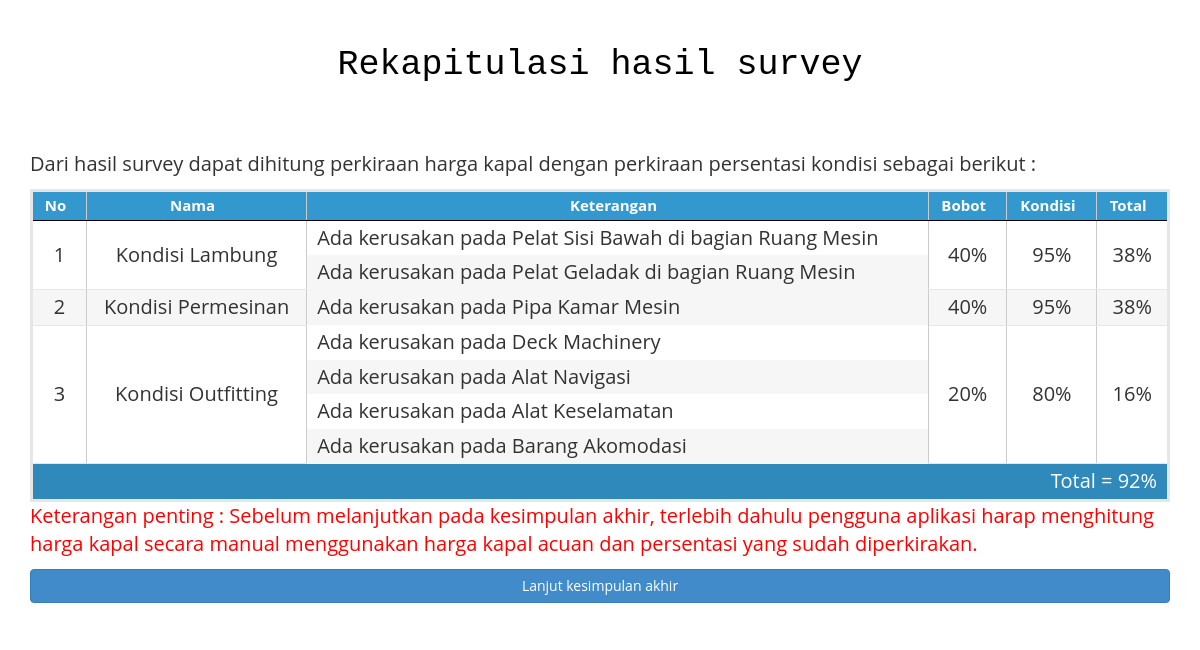
Screenshot of /home/rekapitulasi_hasil_survey with the database file from the repository.
### tables this page shows
CREATE TABLE `survey_lambung_kapal` (
  `id` int(11) NOT NULL AUTO_INCREMENT,
  `pelat` varchar(255) DEFAULT NULL,
  `nama_bagian` varchar(255) DEFAULT NULL,
  `tebal` float DEFAULT NULL,
  `depresiasi` varchar(255) DEFAULT NULL,
  PRIMARY KEY (`id`)
);

CREATE TABLE `survey_permesinan_kapal` (
  `id` int(11) NOT NULL,
  `Bagian_Permesinan` varchar(20) NOT NULL,
  `Nama_Permesinan` varchar(50) NOT NULL,
  `Kondisi_Permesinan` varchar(100) NOT NULL,
  `Depresiasi_Permesinan` varchar(20) NOT NULL,
  PRIMARY KEY (`id`)
);

CREATE TABLE `survey_outfitting_kapal` (
  `id` int(11) NOT NULL,
  `Nama_Outfitting` varchar(50) NOT NULL,
  `Bagian_Outfitting` varchar(50) NOT NULL,
  `Kondisi_Outfitting` varchar(100) NOT NULL,
  `Depresiasi_Outfitting` varchar(20) NOT NULL,
  PRIMARY KEY (`id`)
);

### application/controllers/home.php (called while the page is built, shortened)
<?php
class Home extends CI_Controller {
	public function rekapitulasi_hasil_survey()
	{
		$this->load->view('surveykapal/rekapitulasi_hasil_survey');
	}
}

### index.php (called while the page is built, shortened)
<?php
require_once BASEPATH.'core/CodeIgniter.php';

### application/views/surveykapal/rekapitulasi_hasil_survey.php (the view, shortened to what this page needs)
<!DOCTYPE html>
<html lang="en">
<head>
    <link href="<?php echo base_url(); ?>assets/blocks/css/bootstrap.css" rel="stylesheet">
    <link href="<?php echo base_url(); ?>assets/blocks/css/main.css" rel="stylesheet">
    <link href="<?php echo base_url(); ?>assets/blocks/css/table.css" rel="stylesheet">
</head>
<body style="font-size:20px;">
  	<div class="container">
	<div class="row">
		<div class="col-sm-12 col-lg-12">
			<div class="judul-konten">
				<p>Rekapitulasi hasil survey </p>
			</div>
			<p>Dari hasil survey dapat dihitung perkiraan harga kapal dengan perkiraan persentasi kondisi sebagai berikut :</p>
			  <table class="display">
	          <thead>
	            <tr>
	              <th>No</th>
	              <th>Nama</th>
	              <th>Keterangan</th>
	              <th>Bobot</th>
	              <th>Kondisi</th>
	              <th>Total</th>
	            </tr>
	          </thead>
	          <tbody>
	           <?php
	          	$no=0;
	          	$query = $this->db->get_where('survey_lambung_kapal', array('depresiasi' => "iya"));
				foreach ($query->result() as $row){
					if(++$no%2==1)
						echo "<tr class='odd'>";
					else
						echo "<tr class='even'>";
					if($no==1){
						$this->db->like('depresiasi', 'iya');
						$this->db->from('survey_lambung_kapal');
						$banyak= $this->db->count_all_results();
						echo "<td style='border-bottom: 1px solid #E6E6E6;'' class='center' rowspan='".$banyak."'>1</td>";
						echo "<td style='border-bottom: 1px solid #E6E6E6;'' class='center' rowspan='".$banyak."'>Kondisi Lambung</td>";
						if(strcmp($row->depresiasi, "iya")==0)
							echo "<td>"."Ada kerusakan pada ".$row->pelat." di bagian ".$row->nama_bagian."</td>";
						$total1=15-$banyak;
						if($total1>11){
							$presentase = 95;
						}
						$total1 = $presentase*0.4;
						echo "<td style='border-bottom: 1px solid #E6E6E6;' class='center' rowspan='".$banyak."'>40%</td>";
						echo "<td style='border-bottom: 1px solid #E6E6E6;' class='center' rowspan='".$banyak."'>".round($presentase, 2, PHP_ROUND_HALF_DOWN)."%</td>";
						echo "<td style='border-bottom: 1px solid #E6E6E6;' class='center' rowspan='".$banyak."'>".round($total1, 2, PHP_ROUND_HALF_DOWN)."%</td>";
					}
					else{
						if(strcmp($row->depresiasi, "iya")==0)
							echo "<td>"."Ada kerusakan pada ".$row->pelat." di bagian ".$row->nama_bagian."</td>";
					}}
	          	$no=0;
	          	$query = $this->db->get_where('survey_permesinan_kapal', array('Depresiasi_Permesinan' => "perbaikan"));
	          	foreach ($query->result() as $row){
	          		$no++;
				if($no%2==1)
					echo "<tr class='even'>";
				else
					echo "<tr class='odd'>";
				if($no==1){
					$this->db->like('Depresiasi_Permesinan', 'Perbaikan');
					$this->db->from('survey_permesinan_kapal');
					$banyak = $this->db->count_all_results();
					echo "<td style='border-bottom: 1px solid #E6E6E6;'' class='center' rowspan='".$banyak."'>2</td>";
					echo "<td style='border-bottom: 1px solid #E6E6E6;'' class='center' rowspan='".$banyak."'>Kondisi Permesinan</td>";
					if(strcmp($row->Depresiasi_Permesinan, "perbaikan")==0)
						echo "<td>"."Ada kerusakan pada ".$row->Nama_Permesinan."</td>";
					$total2=13-$banyak;
					if($total2>11){
						$presentase = 95;
					}
					$total2 = $presentase*0.4;
					echo "<td style='border-bottom: 1px solid #E6E6E6;' class='center' rowspan='".$banyak."'>40%</td>";
					echo "<td style='border-bottom: 1px solid #E6E6E6;' class='center' rowspan='".$banyak."'>".round($presentase, 2, PHP_ROUND_HALF_DOWN)."%</td>";
					echo "<td style='border-bottom: 1px solid #E6E6E6;' class='center' rowspan='".$banyak."'>".round($total2, 2, PHP_ROUND_HALF_DOWN)."%</td>";
				}
				else{
					if(strcmp($row->Depresiasi_Permesinan, "perbaikan")==0)
						echo "<td>"."Ada kerusakan pada ".$row->Nama_Permesinan."</td></tr>";
				}}
	          	$no=0;
	          	$query = $this->db->get_where('survey_outfitting_kapal', array('Depresiasi_Outfitting' => "Penggantian"));
				foreach ($query->result() as $row){
				if(++$no%2==1)
					echo "<tr class='odd'>";
				else
					echo "<tr class='even'>";
				if($no==1){
					$this->db->like('Depresiasi_Outfitting', 'Penggantian');
					$this->db->from('survey_outfitting_kapal');
					$banyak= $this->db->count_all_results();
					echo "<td style='border-bottom: 1px solid #E6E6E6;'' class='center' rowspan='".$banyak."'>3</td>";
					echo "<td style='border-bottom: 1px solid #E6E6E6;'' class='center' rowspan='".$banyak."'>Kondisi Outfitting</td>";
					if(strcmp($row->Depresiasi_Outfitting, "Penggantian")==0)
						echo "<td>"."Ada kerusakan pada ".$row->Bagian_Outfitting."</td>";
					$total3=7-$banyak;
					if($total3>5){
						$presentase = 95;
					}
					else if($total3>4){
						$presentase = 90;
					}
					else if($total3>3){
						$presentase = 85;
					}
					else if($total3>1){
						$presentase = 80;
					}
					else if($total3>=0){
						$presentase = 75;
					}
					$total3 = $presentase*0.2;
					echo "<td style='border-bottom: 1px solid #E6E6E6;' class='center' rowspan='".$banyak."'>20%</td>";
					echo "<td style='border-bottom: 1px solid #E6E6E6;' class='center' rowspan='".$banyak."'>".round($presentase, 2, PHP_ROUND_HALF_DOWN)."%</td>";
					echo "<td style='border-bottom: 1px solid #E6E6E6;' class='center' rowspan='".$banyak."'>".round($total3, 2, PHP_ROUND_HALF_DOWN)."%</td></tr>";
				}
				else{
					if(strcmp($row->Depresiasi_Outfitting, "Penggantian")==0)
						echo "<td>"."Ada kerusakan pada ".$row->Bagian_Outfitting."</td></tr>";
				}}
				?>
				<tr>
					<td colspan="6" style="background-color:#2F8ABB;font-size:20px;color:white;text-align:right;">Total = <?php echo round($total1+$total2+$total3, 2, PHP_ROUND_HALF_DOWN)?>%</td>
				</tr>
	          </tbody>
	         </table>
	         <p style="color:red;font-style:strong;">Keterangan penting : Sebelum melanjutkan pada kesimpulan akhir, terlebih dahulu pengguna aplikasi harap menghitung harga kapal secara manual menggunakan harga kapal acuan dan persentasi yang sudah diperkirakan.</p>
			<a href="<?php echo base_url(); ?>home/rekapitulasi_hasil_survey2" class="btn btn-primary col-sm-12" style="margin-bottom:20px;" href="index.html">Lanjut kesimpulan akhir</a>
</body>
</html>

### assets/blocks/css/main.css (style rules this page uses)
body { background:white; font-family: 'Open Sans', sans-serif; }
a { color: #3398CE; text-decoration: none; }

### assets/blocks/css/table.css (style rules this page uses)
body { background-color:white; }
table { border: 3px; border-style: solid; border-color: #E6E6E6; border-radius: 40px; }
table thead tr { background:#3398CE; height: 30px; }
table thead th { border-right: 1px solid #ccc; color: white; font-size: 15px; text-align: center; }
table thead th:last-of-type { border-right: none; }
table tbody { border-top: 1px solid #bbb; border-bottom: 1px solid #bbb; }
table tr.odd { background-color: #fff; }
table tr.even { background-color: #f6f6f6; }
table td { padding: 8px 10px; border-right: 1px solid #ccc; }
.display { width: 100%; }
table.display { margin: 0 auto; clear: both; width: 100%; }
table.display thead th { padding: 3px 18px 3px 10px; border-bottom: 1px solid black; font-weight: bold; cursor: pointer; * cursor: hand; }
table.display td { padding: 3px 10px; }
table.display td.center { text-align: center; }
tr.odd { background-color: #E2E4FF; }
tr.even { background-color: white; }

### rows the page displays
survey_lambung_kapal: pelat "Pelat Sisi Bawah", nama_bagian "Ruang Mesin", presentase "95", total1 "38"
survey_lambung_kapal: pelat "Pelat Geladak", nama_bagian "Ruang Mesin"
survey_permesinan_kapal: Nama_Permesinan "Pipa Kamar Mesin", presentase "95", total2 "38"
survey_outfitting_kapal: Bagian_Outfitting "Deck Machinery", presentase "80", total3 "16"
survey_outfitting_kapal: Bagian_Outfitting "Alat Navigasi"
survey_outfitting_kapal: Bagian_Outfitting "Alat Keselamatan"
survey_outfitting_kapal: Bagian_Outfitting "Barang Akomodasi"

### other values shown
$total1+$total2+$total3 "92"
